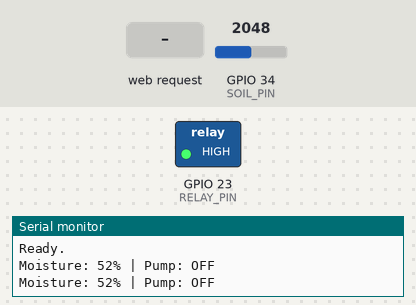
The sketch below on a simulated ESP32. Parts: switched loads named in the sketch (green lamp = pin HIGH), the last lines printed to the serial monitor. Inputs (shaded band) come from the test bench; at power-on: GPIO 34 (SOIL_PIN) = 2048. WiFi joins after 1.5 s; servers stay silent unless stated.

Above: at 2.7 s.
2.8 s: GPIO 34 (SOIL_PIN) set to 2856
4.6 s: GPIO 34 (SOIL_PIN) set to 2954
At 5.5 s:
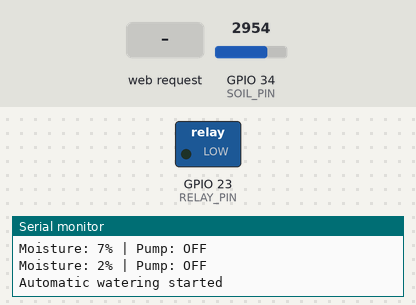
8.2 s: HTTP request GET /pump/off received
At 9.6 s:
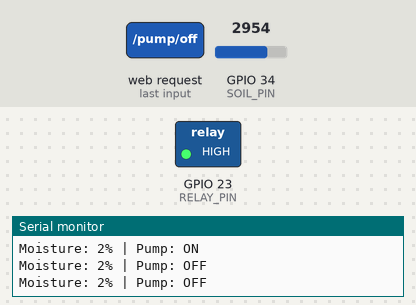
Timing chart, 0 to 11.2 s (numbered marks = the images above; inputs shaded):
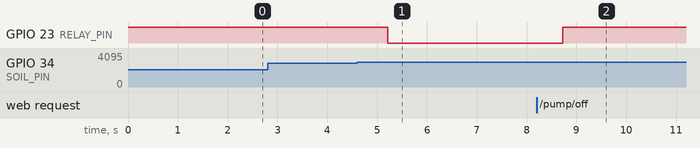

Measured:
- the behaviour switches between 2910 and 2911 on GPIO 34 (SOIL_PIN) (found by bisection; images 0 and 1)
- after the input at 4.6 s, GPIO 23 (RELAY_PIN): HIGH → LOW after 0.62 s
- after the input at 8.2 s, GPIO 23 (RELAY_PIN): LOW → HIGH after 0.52 s instead of 1.2 s

The sketch:

moistur_io.ino
```cpp
#include <WiFi.h>
#include <WebServer.h>

#define SOIL_PIN 34
#define RELAY_PIN 23

#define PUMP_ON LOW
#define PUMP_OFF HIGH

const char* WIFI_SSID = "YOUR_WIFI_SSID";
const char* WIFI_PASSWORD = "YOUR_WIFI_PASSWORD";

const int DRY_VALUE = 3000;
const int WET_VALUE = 1200;

const int AUTO_WATER_THRESHOLD = 5;
const unsigned long PUMP_DURATION = 4000;

WebServer server(80);

bool pumpState = false;
bool automaticWateringActive = false;
bool automaticCycleCompleted = false;

unsigned long pumpStartTime = 0;

// ---------- Pump ----------
void pumpOn() {
  digitalWrite(RELAY_PIN, PUMP_ON);
  pumpState = true;
}

void pumpOff() {
  digitalWrite(RELAY_PIN, PUMP_OFF);
  pumpState = false;
}

// ---------- Moisture ----------
int readMoisture() {
  long total = 0;

  for (int i = 0; i < 10; i++) {
    total += analogRead(SOIL_PIN);
    delay(10);
  }

  int raw = total / 10;

  int moisture = map(raw, DRY_VALUE, WET_VALUE, 0, 100);
  moisture = constrain(moisture, 0, 100);

  return moisture;
}

int readRaw() {
  long total = 0;

  for (int i = 0; i < 10; i++) {
    total += analogRead(SOIL_PIN);
    delay(10);
  }

  return total / 10;
}

// ---------- API ----------
void handleData() {
  int raw = readRaw();

  int moisture = map(raw, DRY_VALUE, WET_VALUE, 0, 100);
  moisture = constrain(moisture, 0, 100);

  String json = "{";
  json += "\"moisture\":" + String(moisture) + ",";
  json += "\"raw\":" + String(raw) + ",";
  json += "\"pump\":" + String(pumpState ? "true" : "false");
  json += "}";

  server.send(200, "application/json", json);
}

void handlePumpOn() {
  automaticWateringActive = false;
  pumpOn();

  server.send(
    200,
    "application/json",
    "{\"success\":true,\"pump\":true}"
  );
}

void handlePumpOff() {
  automaticWateringActive = false;
  pumpOff();

  server.send(
    200,
    "application/json",
    "{\"success\":true,\"pump\":false}"
  );
}

// ---------- Web Dashboard ----------
void handleRoot() {
  String html = R"rawliteral(
<!DOCTYPE html>
<html>
<head>
<meta name="viewport" content="width=device-width, initial-scale=1">
<title>moistur.io</title>

<style>
body {
  font-family: Arial;
  text-align: center;
  background: #111;
  color: white;
  margin-top: 50px;
}

.card {
  max-width: 400px;
  margin: auto;
  padding: 25px;
  background: #222;
  border-radius: 20px;
}

h1 {
  margin-bottom: 30px;
}

.moisture {
  font-size: 60px;
  font-weight: bold;
}

button {
  padding: 15px 25px;
  margin: 10px;
  font-size: 18px;
  border: none;
  border-radius: 10px;
  cursor: pointer;
}
</style>
</head>

<body>

<div class="card">

<h1>🌱 moistur.io</h1>

<div class="moisture">
<span id="moisture">--</span>%
</div>

<p>Raw: <span id="raw">--</span></p>

<p>
Pump:
<span id="pump">--</span>
</p>

<button onclick="pumpOn()">Turn ON</button>
<button onclick="pumpOff()">Turn OFF</button>

</div>

<script>

function updateData() {
  fetch('/data')
    .then(response => response.json())
    .then(data => {
      document.getElementById('moisture').innerText = data.moisture;
      document.getElementById('raw').innerText = data.raw;
      document.getElementById('pump').innerText =
        data.pump ? 'ON' : 'OFF';
    });
}

function pumpOn() {
  fetch('/pump/on');
}

function pumpOff() {
  fetch('/pump/off');
}

setInterval(updateData, 1000);
updateData();

</script>

</body>
</html>
)rawliteral";

  server.send(200, "text/html", html);
}

// ---------- Automatic Watering ----------
void automaticWatering() {
  int moisture = readMoisture();

  Serial.print("Moisture: ");
  Serial.print(moisture);
  Serial.print("% | Pump: ");
  Serial.println(pumpState ? "ON" : "OFF");

  if (moisture < AUTO_WATER_THRESHOLD &&
      !pumpState &&
      !automaticCycleCompleted) {

    pumpOn();

    automaticWateringActive = true;
    automaticCycleCompleted = true;
    pumpStartTime = millis();

    Serial.println("Automatic watering started");
  }

  if (automaticWateringActive &&
      pumpState &&
      millis() - pumpStartTime >= PUMP_DURATION) {

    pumpOff();
    automaticWateringActive = false;

    Serial.println("Automatic watering completed");
  }

  if (moisture >= AUTO_WATER_THRESHOLD) {
    automaticCycleCompleted = false;
  }
}

// ---------- Setup ----------
void setup() {
  Serial.begin(115200);

  pinMode(RELAY_PIN, OUTPUT);
  digitalWrite(RELAY_PIN, PUMP_OFF);

  analogSetPinAttenuation(SOIL_PIN, ADC_11db);

  WiFi.mode(WIFI_STA);
  WiFi.begin(WIFI_SSID, WIFI_PASSWORD);

  Serial.print("Connecting to Wi-Fi");

  while (WiFi.status() != WL_CONNECTED) {
    delay(500);
    Serial.print(".");
  }

  Serial.println();
  Serial.println("Wi-Fi CONNECTED!");
  Serial.print("SSID: ");
  Serial.println(WIFI_SSID);

  Serial.print("ESP32 IP: ");
  Serial.println(WiFi.localIP());

  Serial.print("Gateway: ");
  Serial.println(WiFi.gatewayIP());

  server.on("/", handleRoot);
  server.on("/data", handleData);
  server.on("/pump/on", handlePumpOn);
  server.on("/pump/off", handlePumpOff);

  server.begin();

  Serial.println("HTTP server started!");
  Serial.println("Ready.");
}

// ---------- Loop ----------
void loop() {
  server.handleClient();

  automaticWatering();

  delay(500);
}
```
